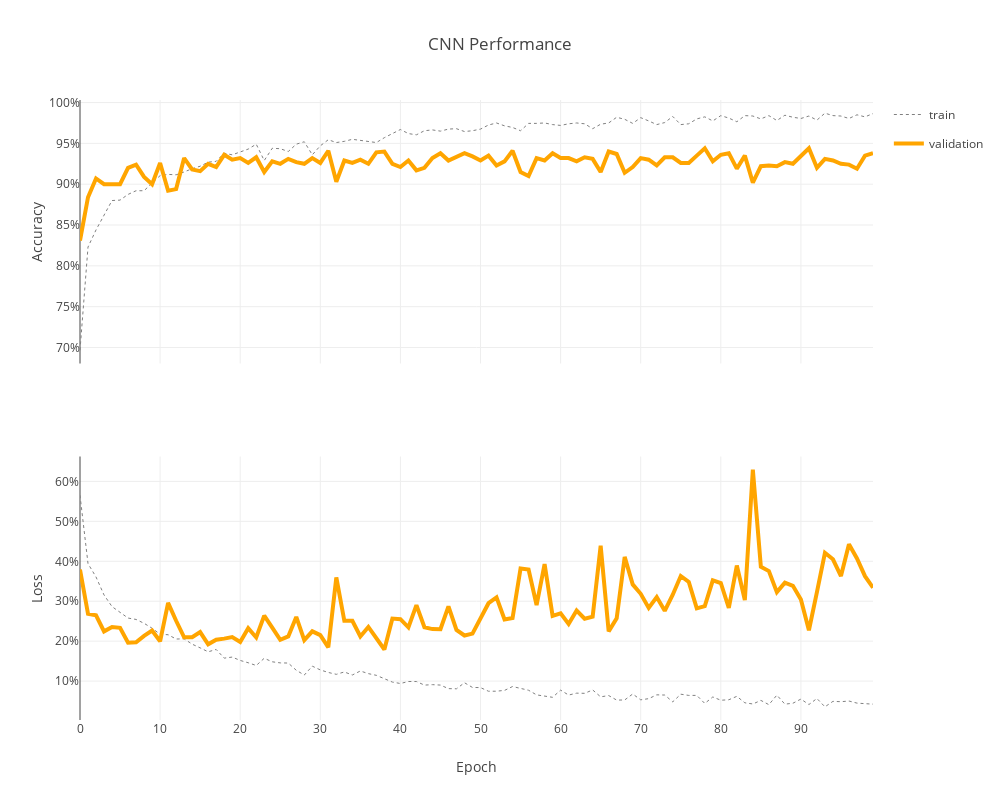

Notebook code cell kept with this figure:
### Code cell
# plot metrics

line_type = {
    'train': dict(
        color='grey',
        width=1,
        dash='dot'
    ),
    'validation': dict(
        color='orange',
        width=4
    )
}

fig = tools.make_subplots(
    rows=2, 
    cols=1, 
    shared_xaxes=True, 
    shared_yaxes=False
)

epoch_range = [i for i in range(100)]
i = 0
for m in ['acc','loss']:
    
    i += 1
    
    if m == 'acc':
        legend_display = True
    else:
        legend_display = False
    
    for sub in ['train','validation']:
        
        if sub == 'train':
            history_target = m
        else:
            history_target = 'val_{}'.format(m)
            
        fig.append_trace({
            'x': epoch_range,
            'y': mph[history_target],
            #'type': 'scatter',
            'name': sub,
            'legendgroup': sub,
            'yaxis': dict(title=m),
            'line': line_type[sub],
            'showlegend': legend_display
        }, i, 1)

fig['layout'].update(
    height=800, 
    width=1000, 
    xaxis1 = dict(title='Epoch'),
    yaxis1 = dict(title='Accuracy', tickformat=".0%"),
    yaxis2 = dict(title='Loss', tickformat=".0%"),
    title='CNN Performance'
)
iplot(fig)
